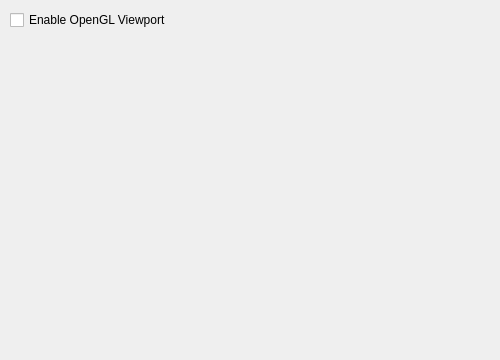
<?xml version="1.0" encoding="UTF-8"?>
<ui version="4.0">
 <class>ConfigTabGraphics</class>
 <widget class="QWidget" name="ConfigTabGraphics">
  <property name="geometry">
   <rect>
    <x>0</x>
    <y>0</y>
    <width>500</width>
    <height>360</height>
   </rect>
  </property>
  <property name="windowTitle">
   <string>Form</string>
  </property>
  <widget class="QCheckBox" name="checkBox">
   <property name="geometry">
    <rect>
     <x>10</x>
     <y>10</y>
     <width>381</width>
     <height>20</height>
    </rect>
   </property>
   <property name="text">
    <string>Enable OpenGL Viewport</string>
   </property>
  </widget>
 </widget>
 <resources/>
 <connections/>
</ui>
